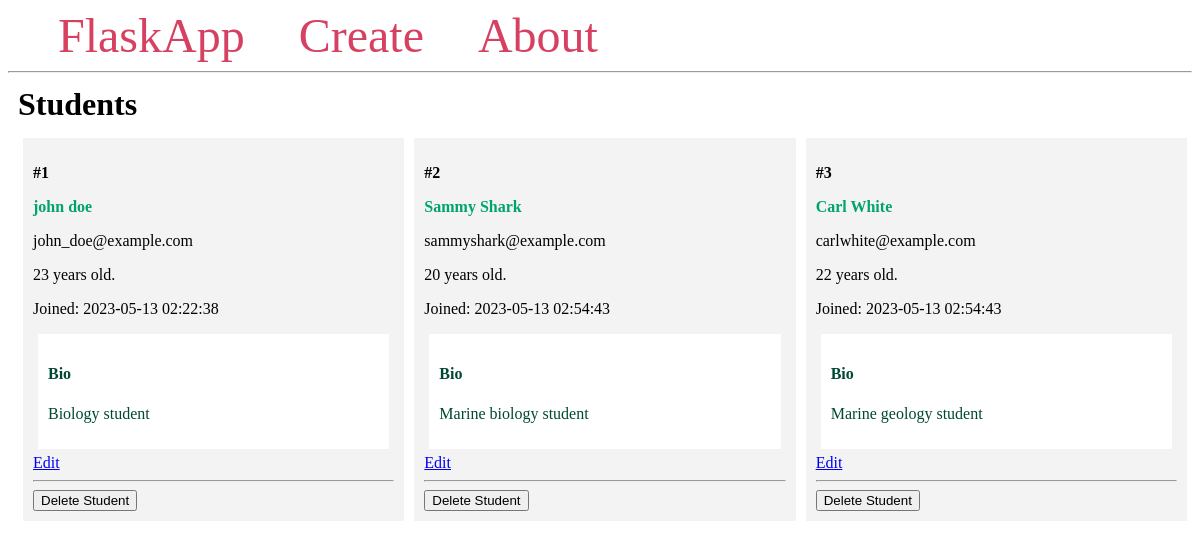
Before: / with the older database file.
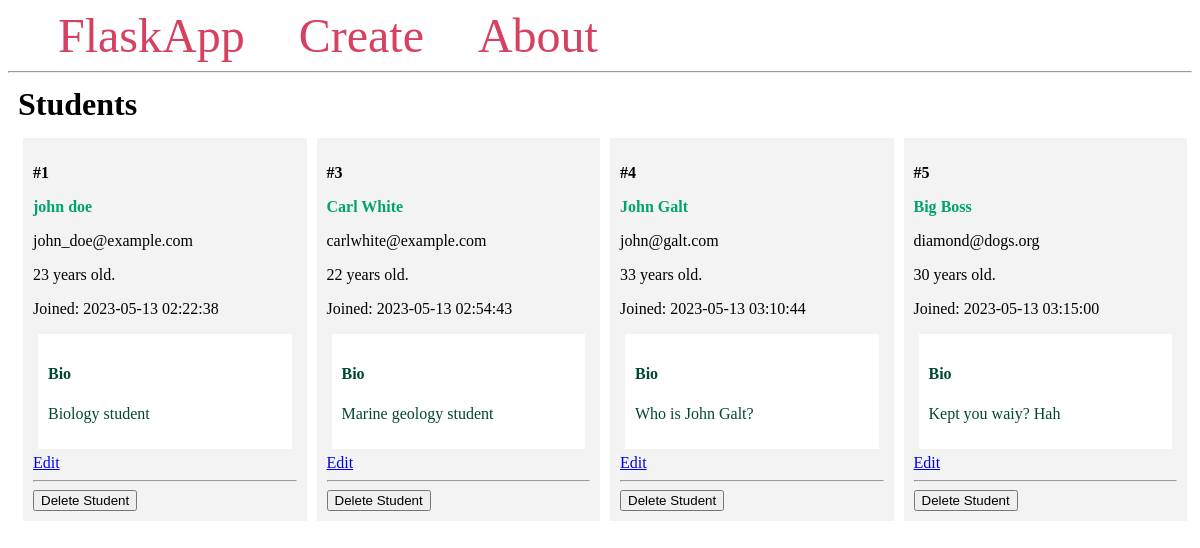
After: the same page with the newer database file.
### app.py (models this page shows, shortened)
class Student(db.Model):
    id = db.Column(db.Integer, primary_key=True)
    firstname = db.Column(db.String(100), nullable=False)
    lastname = db.Column(db.String(100), nullable=False)
    email = db.Column(db.String(80), unique=True, nullable=False)
    age = db.Column(db.Integer)
    created_at = db.Column(db.DateTime(timezone=True),
                           server_default=func.now())
    bio = db.Column(db.Text)

### app.py (the view)
@app.route('/')
def index():
    students = Student.query.all()
    return render_template('index.html', students=students)

### templates/index.html
{% extends 'base.html' %}
{% block content %}
    <h1 class="title">{% block title %} Students {% endblock %}</h1>
    <div class="content">
        {% for student in students %}
            <div class="student">
                <p><b>#{{ student.id }}</b></p>
                <b>
                    <p class="name">
                        <a href="{{ url_for('student', student_id=student.id)}}">
                            {{ student.firstname }} {{ student.lastname }}
                        </a>
                    </p>
                </b>
                <p>{{ student.email }}</p>
                <p>{{ student.age }} years old.</p>
                <p>Joined: {{ student.created_at }}</p>
                <div class="bio">
                    <h4>Bio</h4>
                    <p>{{ student.bio }}</p>
                </div>
                <a href="{{ url_for('edit', student_id=student.id) }}">Edit</a>
                <hr>
                <form method="POST"
                        action="{{ url_for('delete', student_id=student.id) }}">
                    <input type="submit" value="Delete Student"
                        onclick="return confirm('Are you sure you want to delete this entry?')">
                </form>
            </div>
        {% endfor %}
    </div>
{% endblock %}

### templates/base.html (shortened to what this page needs)
<!DOCTYPE html>
<html lang="en">
<head>
</head>
<body>
    <nav>
        <a href="{{ url_for('index') }}">FlaskApp</a>
        <a href="{{ url_for('create') }}">Create</a>
        <a href="#">About</a>
    </nav>
    <hr>
    <div class="content">
        {% block content %} {% endblock %}
    </div>
</body>
</html>

### templates/base.html (style rules this page uses)
.title { margin: 5px; }
.content { margin: 5px; width: 100%; display: flex; flex-direction: row; flex-wrap: wrap; }
.student { flex: 20%; padding: 10px; margin: 5px; background-color: #f3f3f3; inline-size: 100%; }
.bio { padding: 10px; margin: 5px; background-color: #ffffff; color: #004835; }
.name a { color: #00a36f; text-decoration: none; }
nav a { color: #d64161; font-size: 3em; margin-left: 50px; text-decoration: none; }

Changed rows visible on the page:
removed Student: id "2", firstname "Sammy", lastname "Shark", email "sammyshark@example.com", age "20", created_at "2023-05-13 02:54:43", bio "Marine biology student"
added Student: id "4", firstname "John", lastname "Galt", email "john@galt.com", age "33", created_at "2023-05-13 03:10:44", bio "Who is John Galt?"
added Student: id "5", firstname "Big", lastname "Boss", email "diamond@dogs.org", age "30", created_at "2023-05-13 03:15:00", bio "Kept you waiy? Hah"
